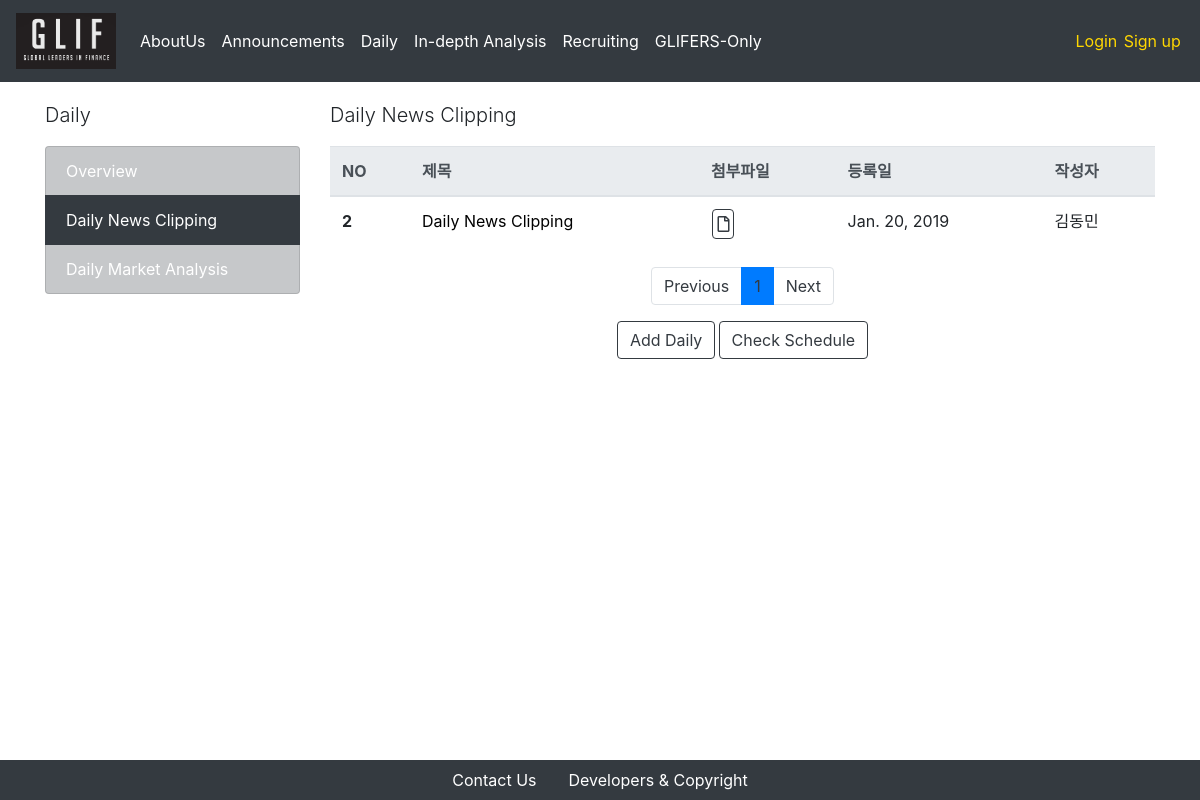
/daily/newsclipping/, run on an earlier commit of the app's database.
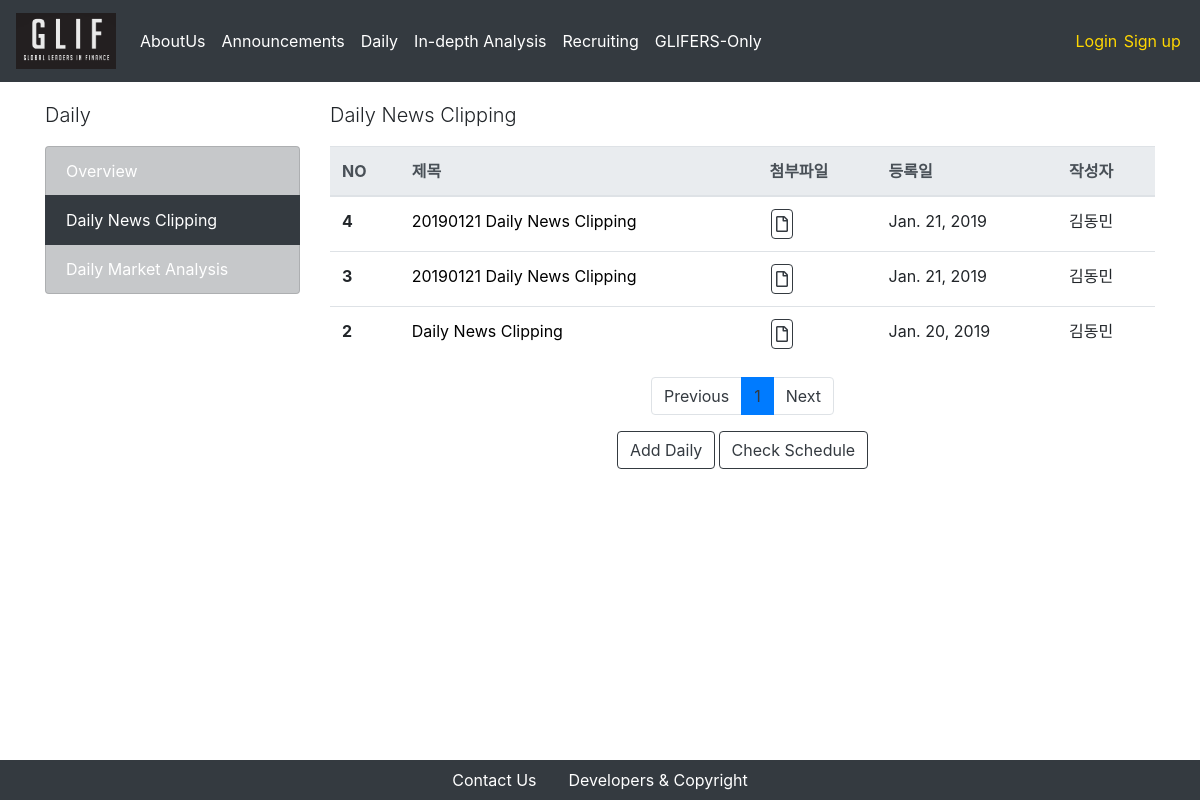
And on a later commit of the database.
### daily_news/models.py (models this page shows, shortened)
class Post(models.Model):
    today = str(date.today()).replace("-", "")
    title = models.CharField(default = today+ " Daily News Clipping", max_length = 50)
    written_date = models.DateField(auto_now = True)
    writer = models.ForeignKey(CustomUser, on_delete = models.CASCADE, related_name = "Daily_News_Clipping_writer")
    wsj = "wsj"
    ft = "ft"
    bb = "bb"
    news_CHOICES = (
        (wsj, "WSJ"),
        (ft, "FT"),
        (bb, "BB"),
    )
    news_type = models.CharField(
        max_length = 10 ,
        choices = news_CHOICES,
    )
    title_1_kr = models.CharField(max_length = 500)
    title_2_kr = models.CharField(max_length = 500)
    title_3_kr = models.CharField(max_length = 500)
    title_1_en = models.CharField(max_length = 500)
    title_2_en = models.CharField(max_length = 500)
    title_3_en = models.CharField(max_length = 500)
    content_1_kr = models.TextField(max_length = 5000)
    content_2_kr = models.TextField(max_length = 5000)
    content_3_kr = models.TextField(max_length = 5000)
    content_1_en = models.TextField(max_length = 5000)
    content_2_en = models.TextField(max_length = 5000)
    content_3_en = models.TextField(max_length = 5000)

### users/models.py (models this page shows)
class CustomUser(AbstractUser):
    name_en = models.CharField(max_length = 250)
    name_kr = models.CharField(max_length = 250)
    birthdate = models.DateField(default = "2000-01-01")
    phonenumber = models.CharField(max_length = 250)
    self_intro = models.TextField(max_length = 1000)
    workplace = models.CharField(max_length = 250, default = '')
    profile_img = models.FileField(upload_to = 'profiles/%Y/%m/%d/')
    glif_OB = 'OB'
    glif_1st = '1기'
    glif_2nd = '2기'
    glif_3rd = '3기'
    glif_4th = '4기'
    nth_CHOICES = (
        (glif_OB, 'OB'),
        (glif_1st, '1기'),
        (glif_2nd, '2기'),
        (glif_3rd, '3기'),
        (glif_4th, '4기'),
    )
    year_in_school = models.CharField(
        max_length=2,
        choices=nth_CHOICES,
        default=glif_4th,
    )
    def __str__(self):
        return self.name_kr

### daily_news/views.py (the view)
# urls.py: path('', PostListView.as_view(), name='announcement-index'),
class PostListView(ListView):
    model = Post
    template_name = 'daily_news/index.html'
    context_object_name = "posts"
    paginate_by = 5
    block_size = 5 # 하단의 페이지 목록 수
    def get_queryset(self):
        order_by_recent_time = Post.objects.all().order_by("-pk")
        return order_by_recent_time
    def get_context_data(self, **kwargs):
        context = super(PostListView, self).get_context_data(**kwargs)
        block_size = 5 # 하단의 페이지 목록 수
        start_index = int((context['page_obj'].number - 1) / self.block_size) * self.block_size
        end_index = min(start_index + self.block_size, len(context['paginator'].page_range))
        context['page_range'] = context['paginator'].page_range[start_index:end_index]
        return context

### daily_news/templates/daily_news/index.html (shortened to what this page needs)
{% extends 'setups/base.html' %}
{% block body %}
<div class = "container">
    <div class = "row">
        <div class = "col-md-3">
            <p class = "lead">Daily</p>
            <div class = "list-group">
                <li class = "list-group-item list-group-item-dark"> <a href="/daily/overview">Overview</a> </li>
                <li class = "list-group-item list-group-item-dark active"> <a href="/daily/newsclipping">Daily News Clipping</a></li>
                <li class = "list-group-item list-group-item-dark"> <a href="/daily/market">Daily Market Analysis</a></li>
            </div>
        </div>
        <div class = "col-md-9">
            <p class = "lead">Daily News Clipping</p>
            <table class="table">
                <thead class="thead-light">
                    <tr>
                        <th scope="col">NO</th>
                        <th scope="col">제목</th>
                        <th scope="col">첨부파일</th>
                        <th scope="col">등록일</th>
                        <th scope="col">작성자</th>
                    </tr>
                </thead>
                <tbody>
                    {% for post in posts %}
                        <tr>
                            <th scope="row">{{ post.id }}</th>
                            <td>
                                <a href="/daily/newsclipping/{{post.pk}}" style = "color:black"> {{ post.title }} </a>
                            </td>
                            <td>
                                <button type="button" class="btn btn-outline-dark btn-download" onclick="location.href = '/daily/newsclipping/{{post.pk}}/create_report'"><i class="far fa-file"></i></button>
                            </td>
                            <td>{{ post.written_date }}</td>
                            <td>{{ post.writer }}</td>
                        </tr>
                    {% endfor %}
                </tbody>
            </table>
            <nav aria-label="Page navigation">
                <ul class="pagination justify-content-center">
                    {% if page_obj.has_previous %}
                    <li class = "page-item">
                        <a class = "page-link" href="?page={{ page_obj.previous_page_number }}" aria-label="Previous">
                        Previous
                        </a>
                    </li>
                    {% else %}
                    <li class="page-item"><a class="page-link" href="#" tabindex="-1" aria-disabled="true">Previous</a></li>
                    {% endif %}
                    {% for i in page_range %}
                    {% if page_obj.number == i %}
                        <li class = "active page-item"><a class="page-link" href="#">{{i}}</a></li>
                    {% else %}
                        <li class = "page-item"><a class = "page-link" href="?page={{ i }}">{{ i }}</a></li>
                    {% endif %}
                    {% endfor %}
                    {% if page_obj.has_next %}
                    <li class = "page-item">
                        <a class = "page-link" href="?page={{ page_obj.next_page_number }}" aria-label="Next">
                            Next
                        </a>
                    </li>
                    {% else %}
                    <li class="page-item">
                        <a class="page-link" href="#">Next</a>
                    </li>
                    {% endif %}
                </ul>
            </nav>
            <div class = "row align-items-center justify-content-center">
                <button type="button" class="btn btn-outline-dark dailybtn" onclick="location.href = '/daily/newsclipping/new'">Add Daily</button>
                <button type="button" class="btn btn-outline-dark" data-toggle="modal" data-target="#schedule">
                        Check Schedule
                </button>
            </div>
        </div>
    </div>
</div>
{% endblock %}

What changed in the data, as far as the page shows it:
added Post: id "4", title "20190121 Daily News Clipping", written_date "Jan. 21, 2019", writer "김동민"
added Post: id "3", title "20190121 Daily News Clipping", written_date "Jan. 21, 2019", writer "김동민"
